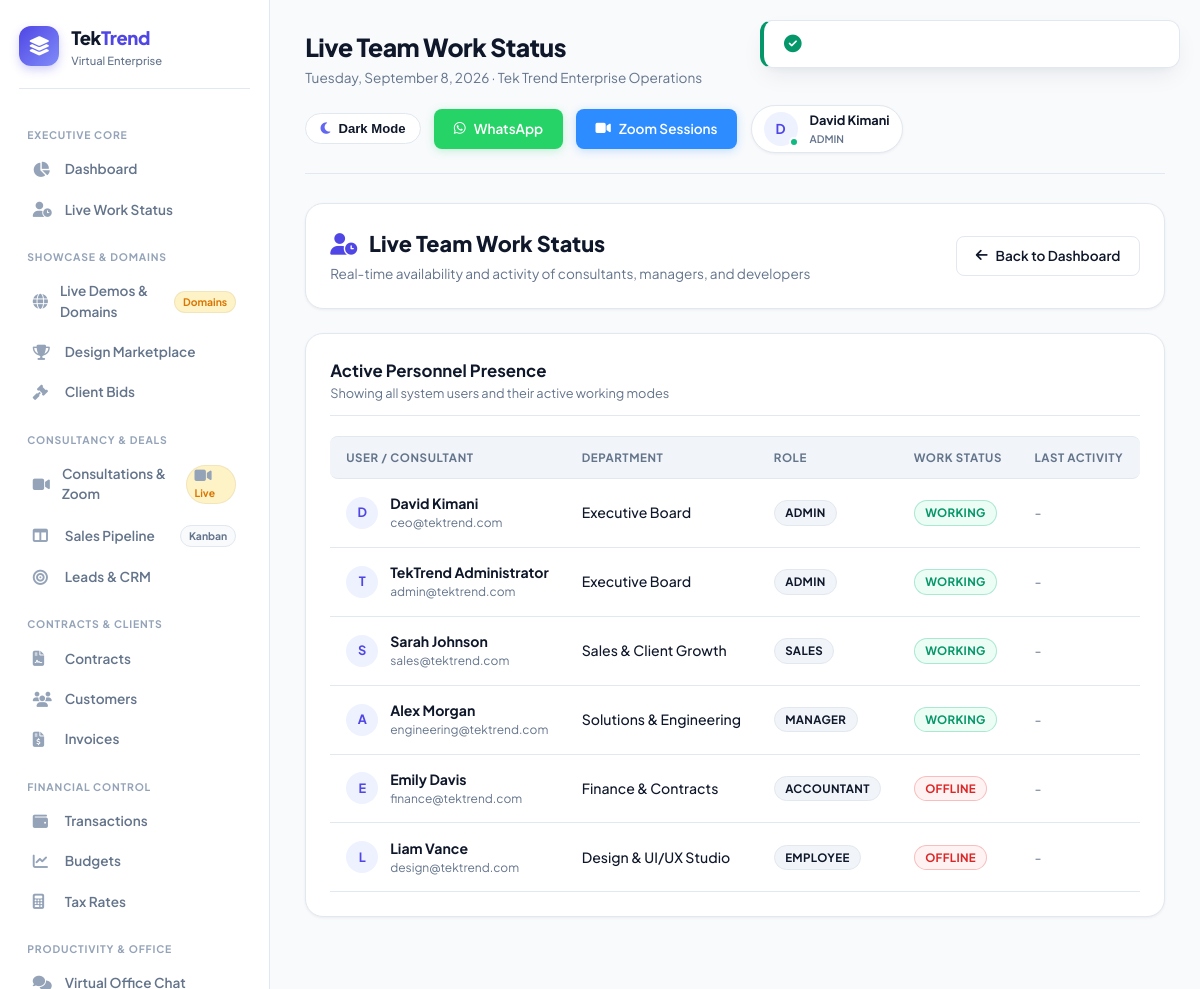
Screenshot of /dashboard/work-status (signed in) with the database file from the repository.
### tables this page shows
CREATE TABLE `users` (
    `id` INT UNSIGNED NOT NULL AUTO_INCREMENT,
    `department_id` INT UNSIGNED DEFAULT NULL,
    `employee_id` VARCHAR(20) NOT NULL,
    `first_name` VARCHAR(50) NOT NULL,
    `last_name` VARCHAR(50) NOT NULL,
    `email` VARCHAR(100) NOT NULL,
    `phone` VARCHAR(20) DEFAULT NULL,
    `password` VARCHAR(255) NOT NULL,
    `role` ENUM('admin','manager','employee','accountant','sales','support') DEFAULT 'employee',
    `position` VARCHAR(100) DEFAULT NULL,
    `avatar` VARCHAR(255) DEFAULT NULL,
    `status` ENUM('active','inactive','suspended') DEFAULT 'active',
    `last_login` TIMESTAMP NULL DEFAULT NULL,
    `last_activity` TIMESTAMP NULL DEFAULT NULL,
    `is_online` TINYINT(1) DEFAULT 0,
    `work_status` ENUM('offline','working','away','break','meeting') DEFAULT 'offline',
    `created_at` TIMESTAMP DEFAULT CURRENT_TIMESTAMP,
    `updated_at` TIMESTAMP DEFAULT CURRENT_TIMESTAMP ON UPDATE CURRENT_TIMESTAMP,
    PRIMARY KEY (`id`),
    UNIQUE KEY `email` (`email`),
    UNIQUE KEY `employee_id` (`employee_id`),
    KEY `department_id` (`department_id`),
    KEY `is_online` (`is_online`),
    KEY `work_status` (`work_status`)
);

CREATE TABLE `departments` (
    `id` INT UNSIGNED NOT NULL AUTO_INCREMENT,
    `name` VARCHAR(100) NOT NULL,
    `slug` VARCHAR(100) NOT NULL,
    `description` TEXT,
    `head_id` INT UNSIGNED DEFAULT NULL,
    `color` VARCHAR(7) DEFAULT '#3b82f6',
    `status` ENUM('active','inactive') DEFAULT 'active',
    `created_at` TIMESTAMP DEFAULT CURRENT_TIMESTAMP,
    `updated_at` TIMESTAMP DEFAULT CURRENT_TIMESTAMP ON UPDATE CURRENT_TIMESTAMP,
    PRIMARY KEY (`id`),
    UNIQUE KEY `slug` (`slug`),
    KEY `head_id` (`head_id`)
);

### app/views/dashboard/work-status.php (the view, shortened to what the rows shown need)
<div class="card mb-4">
    <div style="display: flex; justify-content: space-between; align-items: center; flex-wrap: wrap; gap: 1rem;">
        <div>
            <h2 style="font-size: 1.35rem; font-weight: 800; color: var(--text-main); margin-bottom: 0.25rem;">
                <i class="fas fa-user-clock" style="color: var(--primary); margin-right: 0.5rem;"></i> Live Team Work Status
            </h2>
            <p style="color: var(--text-muted); font-size: 0.85rem;">Real-time availability and activity of consultants, managers, and developers</p>
        </div>
        <a href="<?= eurl('/dashboard') ?>" class="btn btn-outline">
            <i class="fas fa-arrow-left"></i> Back to Dashboard
        </a>
    </div>
</div>
<div class="card">
    <div class="card-header">
        <div>
            <h3 class="card-title">Active Personnel Presence</h3>
            <p class="card-subtitle">Showing all system users and their active working modes</p>
        </div>
    </div>
    <div class="table-responsive">
        <table class="table">
            <thead>
                <tr>
                    <th>User / Consultant</th>
                    <th>Department</th>
                    <th>Role</th>
                    <th>Work Status</th>
                    <th>Last Activity</th>
                </tr>
            </thead>
            <tbody>
                <?php if (empty($users)): ?>
                    <tr><td colspan="5" style="text-align: center; color: var(--text-muted); padding: 2rem;">No users found.</td></tr>
                <?php else: ?>
                    <?php foreach ($users as $u): ?>
                        <tr>
                            <td>
                                <div style="display: flex; align-items: center; gap: 0.75rem;">
                                    <div style="width: 32px; height: 32px; border-radius: 50%; background: var(--primary-light); color: var(--primary); display: flex; align-items: center; justify-content: center; font-weight: 700; font-size: 0.8rem;">
                                        <?= strtoupper(substr($u['first_name'], 0, 1)) ?>
                                    </div>
                                    <div>
                                        <strong style="color: var(--text-main);"><?= sanitize($u['first_name'] . ' ' . $u['last_name']) ?></strong>
                                        <div style="font-size: 0.75rem; color: var(--text-muted);"><?= sanitize($u['email']) ?></div>
                                    </div>
                                </div>
                            </td>
                            <td><span style="color: var(--text-main); font-weight: 500;"><?= sanitize($u['department_name'] ?? 'General') ?></span></td>
                            <td><span class="badge" style="background: var(--bg-card-subtle); color: var(--text-main); border: 1px solid var(--border);"><?= ucfirst(sanitize($u['role'])) ?></span></td>
                            <td><span class="badge <?= sanitize($u['work_status'] ?? 'offline') ?>"><?= ucfirst(str_replace('_', ' ', sanitize($u['work_status'] ?? 'offline'))) ?></span></td>
                            <td style="color: var(--text-muted);"><?= timeAgo($u['last_activity'] ?? $u['last_login']) ?></td>
                        </tr>
                    <?php endforeach; ?>
                <?php endif; ?>
            </tbody>
        </table>
    </div>
</div>

### app/core/Router.php (shortened to what the rows shown need)
<?php
class Router {
    private $routes = [];
    private function addRoute($method, $path, $handler, $middleware = []) {
        $this->routes[] = [
            'method'      => $method,
            'path'        => $path,
            'handler'     => $handler,
            'middleware'  => $middleware
        ];
    }
    public function dispatch() {
        $method = $_SERVER['REQUEST_METHOD'];
        $requestPath = parse_url($_SERVER['REQUEST_URI'], PHP_URL_PATH);
        $requestPath = '/' . ltrim($requestPath, '/');
        foreach ($this->routes as $route) {
            if ($route['method'] !== 'ANY' && $route['method'] !== $method) {
                continue;
            }
            $pattern = preg_replace('#\{[^}]+\}#', '([^/]+)', $route['path']);
            $pattern = '#^' . $pattern . '$#';
            if (preg_match($pattern, $requestPath, $matches)) {
                $params = [];
                $this->executeHandler($route['handler'], $params);
                return;
            }
        }
    }
    private function executeHandler($handler, $params = []) {
        if (is_string($handler)) {
            $parts = explode('@', $handler);
            if (count($parts) === 2) {
                $controllerName = $parts[0];
                $methodName = $parts[1];
                if (class_exists($controllerName)) {
                    $controller = new $controllerName();
                    if (method_exists($controller, $methodName)) {
                        call_user_func_array([$controller, $methodName], $params);
                        return;
                    }
                }
            }
        }
    }
}

### rows the page displays
users: first_name "D", first_name+last_name "David Kimani", email "ceo@tektrend.com", department.name "Executive Board", role "ADMIN", work_status "WORKING", timeAgo($u['last_activity'] ?? $u['last_login']) "-"
users: first_name "T", first_name+last_name "TekTrend Administrator", email "admin@tektrend.com", department.name "Executive Board", role "ADMIN", work_status "WORKING", timeAgo($u['last_activity'] ?? $u['last_login']) "-"
users: first_name "S", first_name+last_name "Sarah Johnson", email "sales@tektrend.com", department.name "Sales & Client Growth", role "SALES", work_status "WORKING", timeAgo($u['last_activity'] ?? $u['last_login']) "-"
users: first_name "A", first_name+last_name "Alex Morgan", email "engineering@tektrend.com", department.name "Solutions & Engineering", role "MANAGER", work_status "WORKING", timeAgo($u['last_activity'] ?? $u['last_login']) "-"
users: first_name "E", first_name+last_name "Emily Davis", email "finance@tektrend.com", department.name "Finance & Contracts", role "ACCOUNTANT", work_status "OFFLINE", timeAgo($u['last_activity'] ?? $u['last_login']) "-"
users: first_name "L", first_name+last_name "Liam Vance", email "design@tektrend.com", department.name "Design & UI/UX Studio", role "EMPLOYEE", work_status "OFFLINE", timeAgo($u['last_activity'] ?? $u['last_login']) "-"
